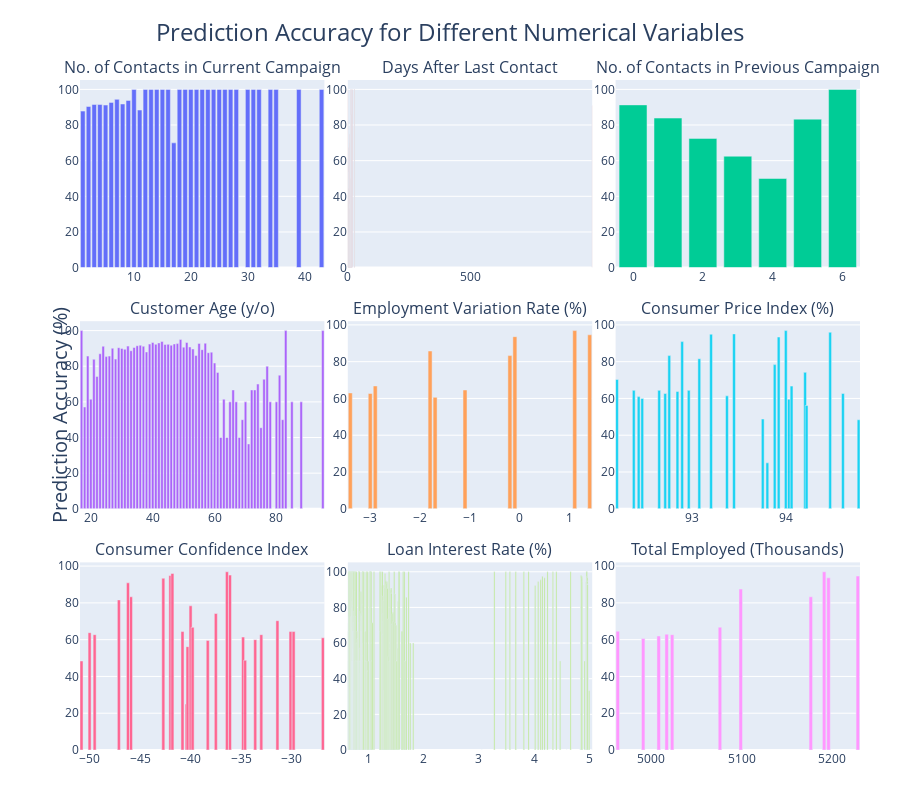

Notebook code for this chart:
### Markdown cell above
Calculated the prediction accuracies for different numerical variables.

### Code cell
# Create subplots of bar charts for each numerical feature and combine them in a single plot to investigate prediction accuracy
fig8 = make_subplots(rows = 3, cols = 3, subplot_titles=('No. of Contacts in Current Campaign', 'Days After Last Contact', 'No. of Contacts in Previous Campaign', 'Customer Age (y/o)', 'Employment Variation Rate (%)', 
                                                        'Consumer Price Index (%)', 'Consumer Confidence Index', 'Loan Interest Rate (%)', 'Total Employed (Thousands)'), vertical_spacing = 0.08, horizontal_spacing = 0.03)

fig8.add_trace(go.Bar(x = accuracy_campaign.index, y = accuracy_campaign, hovertemplate = 'campaign: %{x} contacts<br>accuracy: %{y} %<extra></extra>'), row = 1, col = 1)
fig8.add_trace(go.Bar(x = accuracy_pdays.index, y = accuracy_pdays, hovertemplate = 'pdays: %{x} days<br>accuracy: %{y} %<extra></extra>'), row = 1, col = 2)
fig8.add_trace(go.Bar(x = accuracy_previous.index, y = accuracy_previous, hovertemplate = 'previous: %{x} contacts<br>accuracy: %{y} %<extra></extra>'), row = 1, col = 3)
fig8.add_trace(go.Bar(x = accuracy_age.index, y = accuracy_age, hovertemplate = 'age: %{x} y/o<br>accuracy: %{y} %<extra></extra>'), row = 2, col = 1)
fig8.add_trace(go.Bar(x = accuracy_empvarrate.index, y = accuracy_empvarrate, hovertemplate = 'emp.var.rate: %{x} %<br>accuracy: %{y} %<extra></extra>'), row = 2, col = 2)
fig8.add_trace(go.Bar(x = accuracy_conspriceidx.index, y = accuracy_conspriceidx, hovertemplate = 'cons.price.idx: %{x} %<br>accuracy: %{y} %<extra></extra>', width = 0.03), row = 2, col = 3)
fig8.add_trace(go.Bar(x = accuracy_consconfidx.index, y = accuracy_consconfidx, hovertemplate = 'cons.conf.idx: %{x} <br>accuracy: %{y} %<extra></extra>', width = 0.3), row = 3, col = 1)
fig8.add_trace(go.Bar(x = accuracy_euribor3m.index, y = accuracy_euribor3m, hovertemplate = 'euribor3m: %{x} %<br>accuracy: %{y} %<extra></extra>', width = 0.02), row = 3, col = 2)
fig8.add_trace(go.Bar(x = accuracy_nremployed.index, y = accuracy_nremployed, hovertemplate = 'nremployed: %{x} k<br>accuracy: %{y} %<extra></extra>'), row = 3, col = 3)
   
fig8.add_annotation(text = 'Prediction Accuracy (%)', xref = 'paper', yref = 'paper', x = -0.047, y = 0.5, showarrow = False, textangle = -90, font = dict(size = 20))  
fig8.update_layout(title = {'text' : 'Prediction Accuracy for Different Numerical Variables', 'y' : 0.97, 'x' : 0.5, 'xanchor' : 'center', 'yanchor' : 'top', 'font' : {'size' : 24}}, 
                   margin = dict(l = 80, r = 40, t = 80, b = 50), showlegend = False, height = 800)
fig8.show()

### Figure 1 — Plotly figure (JSON) as saved in the notebook; plotly's stock layout.template omitted (floating-point values rounded to 4 significant figures; data arrays with more than 128 entries replaced by an {"elided": "..."} marker saying what was removed)
{"data": [{"hovertemplate": "campaign: %{x} contacts<br>accuracy: %{y} %<extra></extra>", "type": "bar", "x": [1, 2, 3, 4, 5, 6, 7, 8, 9, 10, 11, 12, 13, 14, 15, 16, 17, 18, 19, 20, 21, 22, 23, 24, 25, 26, 27, 28, 30, 31, 32, 34, 35, 39, 43], "xaxis": "x", "y": [87.8, 90.4, 91.5, 91.5, 91.2, 92.7, 94.4, 91.8, 93.8, 100, 88.4, 100, 100, 100, 100, 100, 70, 100, 100, 100, 100, 100, 100, 100, 100, 100, 100, 100, 100, 100, 100, 100, 100, 100, 100], "yaxis": "y"}, {"hovertemplate": "pdays: %{x} days<br>accuracy: %{y} %<extra></extra>", "type": "bar", "x": [0, 1, 2, 3, 4, 5, 6, 7, 8, 9, 10, 11, 12, 13, 14, 15, 16, 17, 18, 21, 26, 27, 999], "xaxis": "x2", "y": [100, 57.1, 50, 67.3, 44.4, 53.8, 69.8, 75, 33.3, 35.7, 30, 100, 50, 85.7, 60, 55.6, 100, 100, 0, 0, 100, 100, 91], "yaxis": "y2"}, {"hovertemplate": "previous: %{x} contacts<br>accuracy: %{y} %<extra></extra>", "type": "bar", "x": [0, 1, 2, 3, 4, 5, 6], "xaxis": "x3", "y": [91.3, 83.9, 72.5, 62.5, 50, 83.3, 100], "yaxis": "y3"}, {"hovertemplate": "age: %{x} y/o<br>accuracy: %{y} %<extra></extra>", "type": "bar", "x": [17, 18, 19, 20, 21, 22, 23, 24, 25, 26, 27, 28, 29, 30, 31, 32, 33, 34, 35, 36, 37, 38, 39, 40, 41, 42, 43, 44, 45, 46, 47, 48, 49, 50, 51, 52, 53, 54, 55, 56, 57, 58, 59, 60, 61, 62, 63, 64, 65, 66, 67, 68, 69, 70, 71, 72, 73, 74, 75, 76, 77, 78, 79, 80, 81, 82, 83, 84, 85, 87, 88, 95], "xaxis": "x4", "y": [100, 57.1, 85.7, 61.5, 83.9, 74.2, 87, 91.2, 85.4, 85.7, 90.1, 84, 90.4, 90, 89.5, 91.3, 88.7, 90.5, 91.5, 91.8, 91.2, 88, 92.4, 93.3, 92.3, 93.1, 93.9, 92.2, 92.3, 91.8, 92.5, 92.7, 95, 90.7, 93.3, 90.8, 89.7, 86, 92.8, 89.3, 92.9, 87.6, 87.9, 81.8, 76.5, 40, 61.5, 40, 60, 66.7, 60, 40, 50, 60, 36.4, 66.7, 66.7, 70, 45.5, 72.7, 80, 60, 0, 60, 75, 50, 100, 0, 60, 0, 60, 100], "yaxis": "y4"}, {"hovertemplate": "emp.var.rate: %{x} %<br>accuracy: %{y} %<extra></extra>", "type": "bar", "x": [-3.4, -3, -2.9, -1.8, -1.7, -1.1, -0.2, -0.1, 1.1, 1.4], "xaxis": "x5", "y": [63, 62.7, 66.8, 85.8, 60.6, 64.6, 83.3, 93.6, 96.9, 94.6], "yaxis": "y5"}, {"hovertemplate": "cons.price.idx: %{x} %<br>accuracy: %{y} %<extra></extra>", "type": "bar", "width": 0.03, "x": [92.2, 92.38, 92.43, 92.47, 92.65, 92.71, 92.76, 92.84, 92.89, 92.96, 93.08, 93.2, 93.37, 93.44, 93.75, 93.8, 93.88, 93.92, 93.99, 94.03, 94.06, 94.2, 94.22, 94.47, 94.6, 94.77], "xaxis": "x6", "y": [70.3, 64.4, 61, 60, 64.4, 62.7, 83.3, 63.8, 90.9, 64.4, 81.6, 94.9, 61.4, 95.1, 48.8, 25, 78.4, 93.4, 96.9, 59.6, 66.7, 74.2, 56.2, 96, 62.7, 48.4], "yaxis": "y6"}, {"hovertemplate": "cons.conf.idx: %{x} <br>accuracy: %{y} %<extra></extra>", "type": "bar", "width": 0.3, "x": [-50.8, -50, -49.5, -47.1, -46.2, -45.9, -42.7, -42, -41.8, -40.8, -40.4, -40.3, -40, -39.8, -38.3, -37.5, -36.4, -36.1, -34.8, -34.6, -33.6, -33, -31.4, -30.1, -29.8, -26.9], "xaxis": "x7", "y": [48.4, 63.8, 62.7, 81.6, 90.9, 83.3, 93.4, 94.9, 96, 64.4, 25, 56.2, 78.4, 66.7, 59.6, 74.2, 96.9, 95.1, 61.4, 48.8, 60, 62.7, 70.3, 64.4, 64.4, 61], "yaxis": "y7"}, {"hovertemplate": "euribor3m: %{x} %<br>accuracy: %{y} %<extra></extra>", "type": "bar", "width": 0.02, "x": {"elided": "277 float values"}, "xaxis": "x8", "y": {"elided": "277 float values"}, "yaxis": "y8"}, {"hovertemplate": "nremployed: %{x} k<br>accuracy: %{y} %<extra></extra>", "type": "bar", "x": [4964.0, 4992.0, 5009.0, 5018.0, 5024.0, 5076.0, 5099.0, 5176.0, 5191, 5196.0, 5228.0], "xaxis": "x9", "y": [64.6, 60.6, 62, 63, 62.7, 66.8, 87.5, 83.3, 96.9, 93.6, 94.6], "yaxis": "y9"}], "layout": {"annotations": [{"font": {"size": 16}, "showarrow": false, "text": "No. of Contacts in Current Campaign", "x": 0.1567, "xanchor": "center", "xref": "paper", "y": 1, "yanchor": "bottom", "yref": "paper"}, {"font": {"size": 16}, "showarrow": false, "text": "Days After Last Contact", "x": 0.5, "xanchor": "center", "xref": "paper", "y": 1, "yanchor": "bottom", "yref": "paper"}, {"font": {"size": 16}, "showarrow": false, "text": "No. of Contacts in Previous Campaign", "x": 0.8433, "xanchor": "center", "xref": "paper", "y": 1, "yanchor": "bottom", "yref": "paper"}, {"font": {"size": 16}, "showarrow": false, "text": "Customer Age (y/o)", "x": 0.1567, "xanchor": "center", "xref": "paper", "y": 0.64, "yanchor": "bottom", "yref": "paper"}, {"font": {"size": 16}, "showarrow": false, "text": "Employment Variation Rate (%)", "x": 0.5, "xanchor": "center", "xref": "paper", "y": 0.64, "yanchor": "bottom", "yref": "paper"}, {"font": {"size": 16}, "showarrow": false, "text": "Consumer Price Index (%)", "x": 0.8433, "xanchor": "center", "xref": "paper", "y": 0.64, "yanchor": "bottom", "yref": "paper"}, {"font": {"size": 16}, "showarrow": false, "text": "Consumer Confidence Index", "x": 0.1567, "xanchor": "center", "xref": "paper", "y": 0.28, "yanchor": "bottom", "yref": "paper"}, {"font": {"size": 16}, "showarrow": false, "text": "Loan Interest Rate (%)", "x": 0.5, "xanchor": "center", "xref": "paper", "y": 0.28, "yanchor": "bottom", "yref": "paper"}, {"font": {"size": 16}, "showarrow": false, "text": "Total Employed (Thousands)", "x": 0.8433, "xanchor": "center", "xref": "paper", "y": 0.28, "yanchor": "bottom", "yref": "paper"}, {"font": {"size": 20}, "showarrow": false, "text": "Prediction Accuracy (%)", "textangle": -90, "x": -0.047, "xref": "paper", "y": 0.5, "yref": "paper"}], "height": 800, "margin": {"b": 50, "l": 80, "r": 40, "t": 80}, "showlegend": false, "title": {"font": {"size": 24}, "text": "Prediction Accuracy for Different Numerical Variables", "x": 0.5, "xanchor": "center", "y": 0.97, "yanchor": "top"}, "xaxis": {"anchor": "y", "domain": [0, 0.3133]}, "xaxis2": {"anchor": "y2", "domain": [0.3433, 0.6567]}, "xaxis3": {"anchor": "y3", "domain": [0.6867, 1.0]}, "xaxis4": {"anchor": "y4", "domain": [0, 0.3133]}, "xaxis5": {"anchor": "y5", "domain": [0.3433, 0.6567]}, "xaxis6": {"anchor": "y6", "domain": [0.6867, 1.0]}, "xaxis7": {"anchor": "y7", "domain": [0, 0.3133]}, "xaxis8": {"anchor": "y8", "domain": [0.3433, 0.6567]}, "xaxis9": {"anchor": "y9", "domain": [0.6867, 1.0]}, "yaxis": {"anchor": "x", "domain": [0.72, 1]}, "yaxis2": {"anchor": "x2", "domain": [0.72, 1]}, "yaxis3": {"anchor": "x3", "domain": [0.72, 1]}, "yaxis4": {"anchor": "x4", "domain": [0.36, 0.64]}, "yaxis5": {"anchor": "x5", "domain": [0.36, 0.64]}, "yaxis6": {"anchor": "x6", "domain": [0.36, 0.64]}, "yaxis7": {"anchor": "x7", "domain": [0, 0.28]}, "yaxis8": {"anchor": "x8", "domain": [0, 0.28]}, "yaxis9": {"anchor": "x9", "domain": [0, 0.28]}}}
